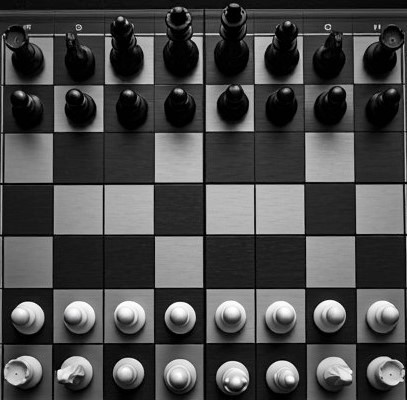
#> input picture image/chess.jpg, 407 x 400 px, found by its file name
$ python chess.py
#> lines starting #> are read from the running program, lines starting #| are printed output that depends on the picture; after the words box and inside, x2 and y2 are one past the last pixel; in counts of white or black regions, pixels touching at a corner belong together
import cv2
import numpy as np

image1 = cv2.imread("chess.jpg")
#> image1 is the input picture: shape (400, 407, 3); mean B, G, R 73.7, 73.7, 73.7
gray_   = cv2.cvtColor(image1, cv2.COLOR_BGR2GRAY)
gray_1 = cv2.bilateralFilter(gray_, 9, 75, 75)
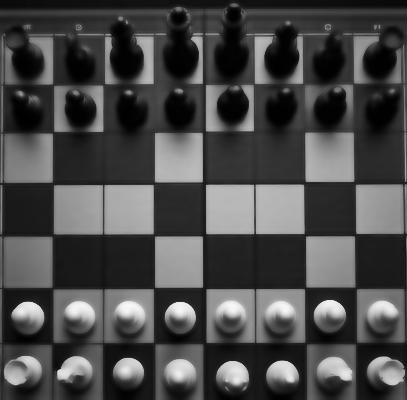
#> gray_1: shape (400, 407); min 1, max 247, mean 73.7
# gray_2 = cv2.fastNlMeansDenoising(gray_, None, 30, 7, 21)

_, thresh_white = cv2.threshold(gray_1,185, 255, cv2.THRESH_BINARY)
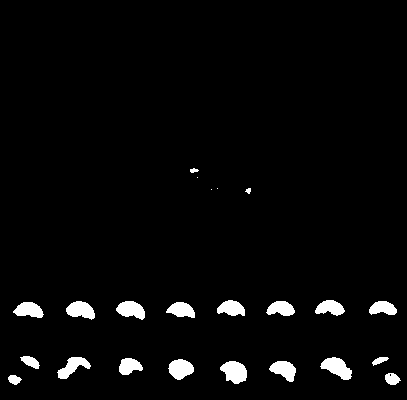
#> thresh_white: shape (400, 407); 3.3% white; 23 white regions (3 under 20 px)
contours, _ = cv2.findContours(thresh_white, cv2.RETR_EXTERNAL, cv2.CHAIN_APPROX_SIMPLE)
#> contours = 23 contours, 4 with area under 20; largest, box (x1, y1, x2, y2) and area: (220, 361, 247, 384) 401, (320, 357, 352, 380) 386, (168, 359, 194, 380) 352, (66, 301, 95, 320) 341, (116, 301, 145, 320) 340
white_counter=0
for contour in contours:
     if cv2.contourArea(contour) > 100:
        (x, y, w, h) = cv2.boundingRect(contour)
        cv2.rectangle(image1, (x, y), (x + w+2, y + h+13), (0, 0, 255), 1)
        cropped_piece = image1[y:y + h, x:x + w]

        filename = f"Chess pieces/white_piece_{white_counter}.jpg"
        cv2.imwrite(filename, cropped_piece)
        print(f"Saved: {filename}")
        white_counter += 1
#> this loop made 23 passes
#> (x, y, w, h, filename) on passes 2, 3, 4, 5, 6, 8, 9, 10, 11, 12, 13, 14: (385, 373, 16, 12, 'Chess pieces/white_piece_0.jpg'), (269, 361, 27, 21, 'Chess pieces/white_piece_1.jpg'), (220, 361, 27, 23, 'Chess pieces/white_piece_2.jpg'), (168, 359, 26, 21, 'Chess pieces/white_piece_3.jpg'), (119, 358, 24, 17, 'Chess pieces/white_piece_4.jpg'), (320, 357, 32, 23, 'Chess pieces/white_piece_5.jpg'), (57, 357, 34, 22, 'Chess pieces/white_piece_6.jpg'), (20, 356, 20, 13, 'Chess pieces/white_piece_7.jpg'), (166, 302, 29, 16, 'Chess pieces/white_piece_8.jpg'), (13, 302, 31, 16, 'Chess pieces/white_piece_9.jpg'), (369, 301, 28, 14, 'Chess pieces/white_piece_10.jpg'), (266, 301, 29, 15, 'Chess pieces/white_piece_11.jpg')
#> contour on passes 19, 21, 22: [[211, 189]], [[217, 188]], [[197, 177]]
#| Saved: Chess pieces/white_piece_0.jpg
#| Saved: Chess pieces/white_piece_1.jpg
#| Saved: Chess pieces/white_piece_2.jpg
#| Saved: Chess pieces/white_piece_3.jpg
#| Saved: Chess pieces/white_piece_4.jpg
#| Saved: Chess pieces/white_piece_5.jpg
#| Saved: Chess pieces/white_piece_6.jpg
#| Saved: Chess pieces/white_piece_7.jpg
#> (further printed lines are left out)
#> pass 3, `cropped_piece = image1[y:y + h, x:x + w]`:
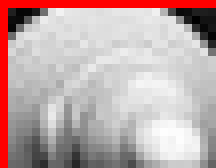
#> cropped_piece: shape (21, 27, 3) (shown 8 times larger); mean B, G, R 169.5, 169.5, 190.7
#> after the loop:
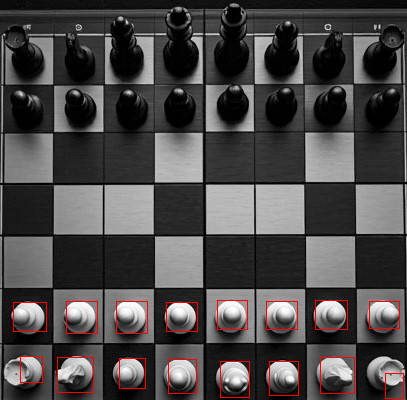
#> image1: shape (400, 407, 3); 1.18% of pixels changed, all inside (x1, y1, x2, y2) = (13, 300, 404, 399)
#> after the loop, white_counter = 16

_, thresh_black = cv2.threshold(gray_1,10, 255, cv2.THRESH_BINARY_INV)
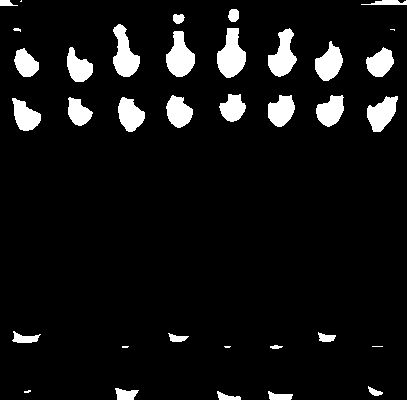
#> thresh_black: shape (400, 407); 7.4% white; 35 white regions (6 under 20 px)
contours_black, _ = cv2.findContours(thresh_black, cv2.RETR_EXTERNAL, cv2.CHAIN_APPROX_SIMPLE)
#> contours_black = 35 contours, 7 with area under 20; largest, box (x1, y1, x2, y2) and area: (217, 28, 246, 78) 886, (166, 31, 195, 77) 802, (113, 24, 140, 77) 775, (268, 28, 297, 77) 748, (367, 96, 398, 132) 646
black_counter=0
for contour in contours_black:
    if cv2.contourArea(contour) > 200:
        (x, y, w, h) = cv2.boundingRect(contour)
        cv2.rectangle(image1, (x, y), (x + w + 5, y + h ), (0, 0, 255), 1)

        cropped_piece = image1[y:y + h, x:x + w]
        filename = f"Chess pieces/black_piece_{black_counter}.jpg"
        cv2.imwrite(filename, cropped_piece)
        print(f"Saved: {filename}")
        black_counter += 1
#> this loop made 35 passes
#> (x, y, w, h, filename) on passes 13 to 24: (12, 98, 29, 33, 'Chess pieces/black_piece_0.jpg'), (118, 97, 27, 35, 'Chess pieces/black_piece_1.jpg'), (68, 97, 25, 29, 'Chess pieces/black_piece_2.jpg'), (367, 96, 31, 36, 'Chess pieces/black_piece_3.jpg'), (316, 95, 28, 32, 'Chess pieces/black_piece_4.jpg'), (268, 95, 27, 32, 'Chess pieces/black_piece_5.jpg'), (166, 95, 27, 33, 'Chess pieces/black_piece_6.jpg'), (219, 94, 27, 28, 'Chess pieces/black_piece_7.jpg'), (14, 48, 25, 29, 'Chess pieces/black_piece_8.jpg'), (366, 47, 28, 30, 'Chess pieces/black_piece_9.jpg'), (67, 47, 26, 35, 'Chess pieces/black_piece_10.jpg'), (315, 41, 28, 40, 'Chess pieces/black_piece_11.jpg')
#> contour on passes 6, 7, 8, 26, 34: [[372, 346], [382, 346]], [[224, 346], [225, 347], [229, 347], [230, 346]], [[122, 346], [122, 347], [127, 347], [128, 346]], [[390, 29], [393, 29], [394, 30], [394, 29]], [[21, 0], [20, 1], [21, 1]]
#| Saved: Chess pieces/black_piece_0.jpg
#| Saved: Chess pieces/black_piece_1.jpg
#| Saved: Chess pieces/black_piece_2.jpg
#| Saved: Chess pieces/black_piece_3.jpg
#| Saved: Chess pieces/black_piece_4.jpg
#| Saved: Chess pieces/black_piece_5.jpg
#| Saved: Chess pieces/black_piece_6.jpg
#| Saved: Chess pieces/black_piece_7.jpg
#> (further printed lines are left out)
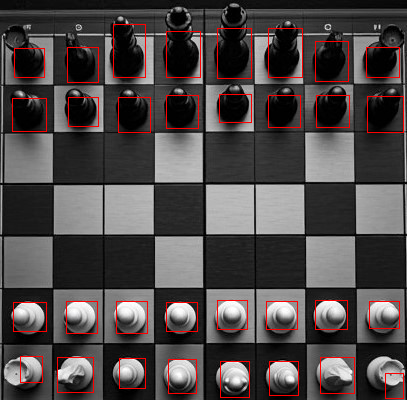
#> image1: shape (400, 407, 3); 1.37% of pixels changed, all inside (x1, y1, x2, y2) = (12, 24, 404, 133)
#> after the loop, black_counter = 16

filename = f"Chess pieces/chess_with_rectangle.jpg"
cv2.imwrite(filename, image1)

cv2.imshow("Differences", image1)
# cv2.imshow("Differences", thresh)
cv2.waitKey(0)
cv2.destroyAllWindows()

$ run again, with image/1_1.jpg copied over image/chess.jpg
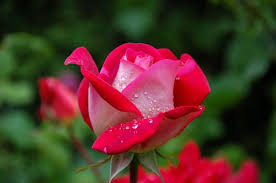
#> input picture image/1_1.jpg, 276 x 183 px, found by its file name
#> image1 is the input picture: shape (183, 276, 3); mean B, G, R 39.7, 51.5, 82.9
#> `_, thresh_white = cv2.threshold(gray_1,185, 255, cv2.THRESH_BINARY)`:
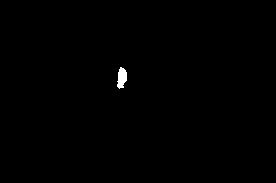
#> thresh_white: shape (183, 276); 0.31% white; 1 white region
#> contours = 1 contour; box (x1, y1, x2, y2) and area: (117, 67, 127, 89) 132
#> the loop `for contour in contours:` made 1 pass
#> (x, y, w, h, filename, white_counter) on pass 1: (117, 67, 10, 22, 'Chess pieces/white_piece_0.jpg', 1)
#> (printed output is left out)
#> after the loop `for contour in contours:`: white_counter = 1
#> thresh_black: shape (183, 276); 5.1% white; 6 white regions
#> contours_black = 6 contours, 1 with area under 20; largest, box (x1, y1, x2, y2) and area: (208, 64, 276, 146) 1838, (173, 0, 207, 13) 164, (197, 54, 221, 69) 150, (16, 0, 31, 14) 145, (46, 0, 53, 9) 36
#> the loop `for contour in contours_black:` made 6 passes
#> (x, y, w, h, filename, black_counter) on pass 2: (208, 64, 68, 82, 'Chess pieces/black_piece_0.jpg', 1)
#> (printed output is left out)
#> after the loop `for contour in contours_black:`:
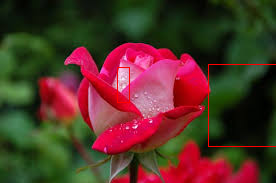
#> image1: shape (183, 276, 3); mean B, G, R 39.4, 51.2, 83.9
#> after the loop `for contour in contours_black:`: black_counter = 1
